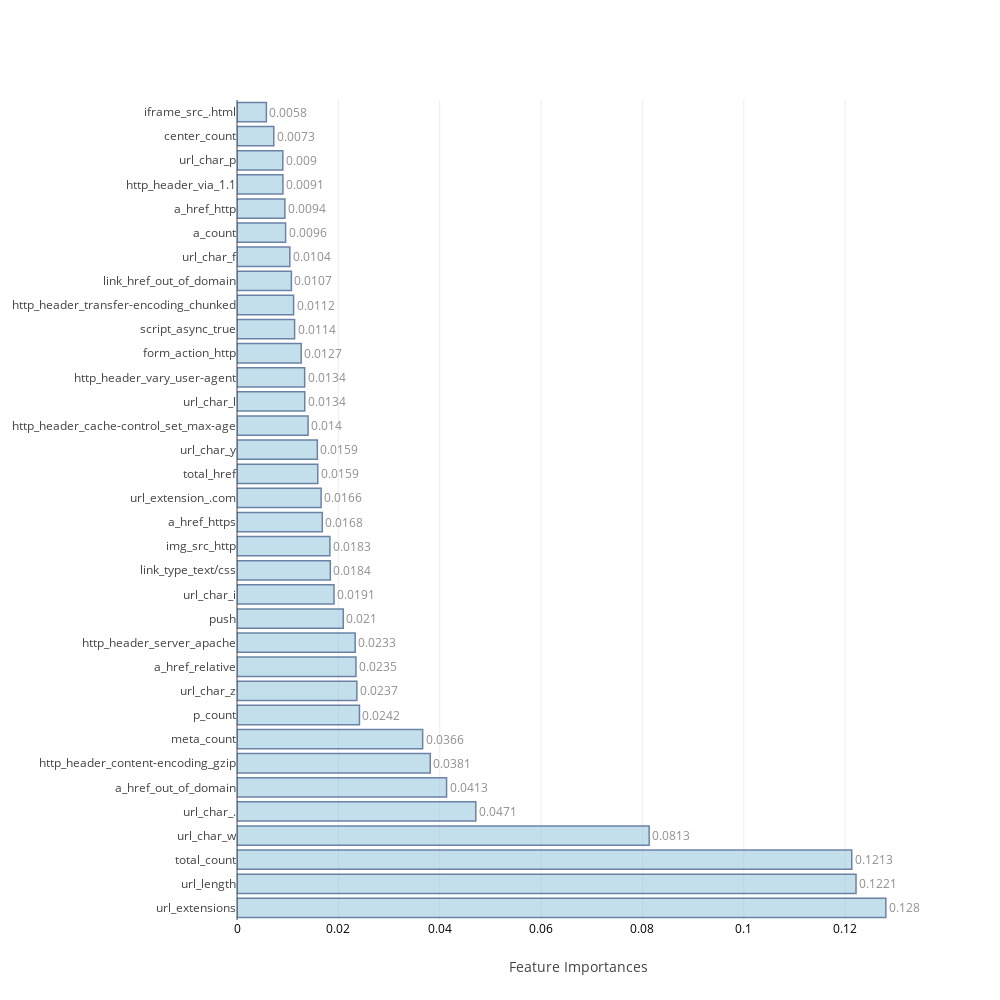

Notebook source saved alongside this figure:
### Markdown cell above
### <a id='1.B' style="text-decoration : none; color : #000000;"> B. Average Feature Importances</a>

### Code cell
feat_impt_plot(np.average(feat_imp,axis=0),columns)

### Figure 1 — Plotly figure (JSON) as saved in the notebook; plotly's stock layout.template omitted (floating-point values rounded to 4 significant figures)
{"data": [{"marker": {"color": "rgb(158,202,225)", "line": {"color": "rgb(8,48,107)", "width": 1.5}}, "opacity": 0.6, "orientation": "h", "text": [0.128, 0.1221, 0.1213, 0.0813, 0.0471, 0.0413, 0.0381, 0.0366, 0.0242, 0.0237, 0.0235, 0.0233, 0.021, 0.0191, 0.0184, 0.0183, 0.0168, 0.0166, 0.0159, 0.0159, 0.014, 0.0134, 0.0134, 0.0127, 0.0114, 0.0112, 0.0107, 0.0104, 0.0096, 0.0094, 0.0091, 0.009, 0.0073, 0.0058], "textposition": "outside", "type": "bar", "uid": "ee1026d8-a5fc-4fa1-8834-35b5c7198b12", "x": [0.128, 0.1221, 0.1213, 0.08133, 0.04712, 0.04135, 0.03813, 0.03663, 0.02416, 0.02365, 0.02347, 0.02332, 0.02097, 0.01915, 0.01842, 0.01833, 0.01683, 0.01659, 0.01594, 0.01586, 0.01403, 0.01337, 0.01335, 0.01267, 0.01137, 0.01117, 0.01073, 0.01043, 0.009593, 0.009446, 0.009065, 0.009039, 0.007256, 0.005796], "y": ["url_extensions", "url_length", "total_count", "url_char_w", "url_char_.", "a_href_out_of_domain", "http_header_content-encoding_gzip", "meta_count", "p_count", "url_char_z", "a_href_relative", "http_header_server_apache", "push", "url_char_i", "link_type_text/css", "img_src_http", "a_href_https", "url_extension_.com", "total_href", "url_char_y", "http_header_cache-control_set_max-age", "url_char_l", "http_header_vary_user-agent", "form_action_http", "script_async_true", "http_header_transfer-encoding_chunked", "link_href_out_of_domain", "url_char_f", "a_count", "a_href_http", "http_header_via_1.1", "url_char_p", "center_count", "iframe_src_.html"]}], "layout": {"autosize": false, "height": 1000, "width": 1000, "xaxis": {"tickfont": {"color": "black", "size": 12}, "title": "Feature Importances"}, "yaxis": {"automargin": true}}}
